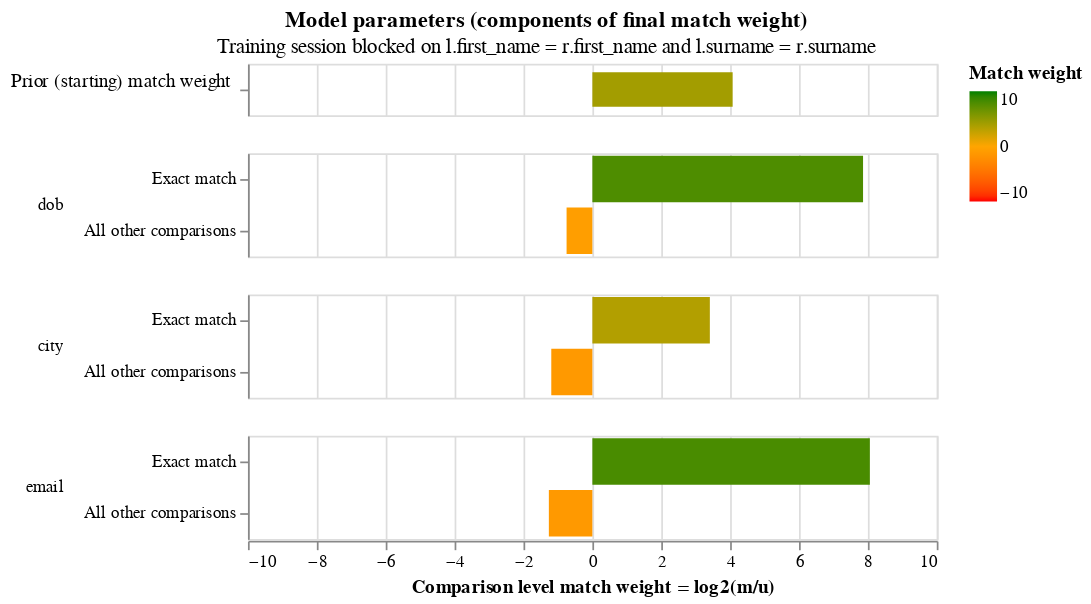

Notebook cell for this chart:
### Markdown cell above
We then use the expectation maximisation algorithm to train the `m` values.

Note that in this first EM training session we block on `first_name` and `surname`, meaning that all comparisons will have `first_name` and `surname` exactly equal.   This means that, in this training session, we cannot estimate parameter estimates for the `first_name` or `surname` columns, as seen in the log messages, and their absence from the match weights chart.

### Code cell
training_blocking_rule = "l.first_name = r.first_name and l.surname = r.surname"
training_session_names = linker.estimate_parameters_using_expectation_maximisation(training_blocking_rule)

training_session_names.match_weights_interactive_history_chart()

### Figure 1 — Vega-Lite specification as saved in the notebook (floating-point values rounded to 4 significant figures; data arrays with more than 128 entries replaced by an {"elided": "..."} marker saying what was removed)
{"config": {"view": {"width": 400, "height": 60}, "mark": {"tooltip": null}, "title": {"anchor": "middle"}, "header": {"title": null}}, "params": [{"name": "iteration_number", "value": 25, "bind": {"input": "range", "min": 0, "max": 25, "step": 1}, "description": "Filter by the interation number"}], "data": {"values": {"elided": "182 records"}}, "transform": [{"filter": "(datum.iteration == iteration_number)"}], "vconcat": [{"height": 30, "mark": {"type": "bar", "clip": true, "height": 20}, "selection": {"zoom_selector": {"type": "interval", "bind": "scales", "encodings": ["x"]}}, "transform": [{"filter": "(datum.comparison_name == 'probability_two_random_records_match')"}], "encoding": {"color": {"type": "quantitative", "field": "log2_bayes_factor", "title": "Match weight", "scale": {"range": ["red", "orange", "green"], "domain": [-10, 0, 10]}}, "tooltip": [{"type": "nominal", "field": "comparison_name", "title": "Comparison name"}, {"type": "nominal", "field": "probability_two_random_records_match", "format": ".4f", "title": "Probability two random records match"}, {"type": "quantitative", "field": "log2_bayes_factor", "title": "Equivalent match weight", "format": ",.4f"}, {"type": "nominal", "field": "bayes_factor_description", "title": "Match weight description"}], "x": {"type": "quantitative", "axis": {"labels": false, "domain": false, "title": "", "ticks": false}, "field": "log2_bayes_factor", "scale": {"domain": [-10, 10]}}, "y": {"type": "nominal", "field": "label_for_charts", "axis": {"title": "Prior (starting) match weight", "titleAngle": 0, "titleAlign": "right", "titleFontWeight": "normal"}, "sort": {"field": "comparison_vector_value", "order": "descending"}}}}, {"mark": {"type": "bar", "clip": true}, "selection": {"zoom_selector": {"type": "interval", "bind": "scales", "encodings": ["x"]}}, "transform": [{"filter": "(datum.comparison_name != 'probability_two_random_records_match')"}], "encoding": {"color": {"type": "quantitative", "field": "log2_bayes_factor", "title": "Match weight", "scale": {"range": ["red", "orange", "green"], "domain": [-10, 0, 10]}}, "row": {"type": "nominal", "field": "comparison_name", "sort": {"field": "comparison_sort_order"}, "header": {"labelAngle": 0, "labelAnchor": "middle", "labelAlign": "left"}}, "tooltip": [{"type": "nominal", "field": "comparison_name", "title": "Comparison name"}, {"type": "ordinal", "field": "label_for_charts", "title": "Label"}, {"type": "nominal", "field": "sql_condition", "title": "SQL condition"}, {"type": "quantitative", "field": "m_probability", "format": ".4f", "title": "M probability"}, {"type": "quantitative", "field": "u_probability", "format": ".4f", "title": "U probability"}, {"type": "quantitative", "field": "bayes_factor", "title": "Bayes factor = m/u", "format": ",.4f"}, {"type": "quantitative", "field": "log2_bayes_factor", "title": "Match weight = log2(m/u)", "format": ",.4f"}, {"type": "nominal", "field": "bayes_factor_description", "title": "Match weight description"}], "x": {"type": "quantitative", "axis": {"title": "Comparison level match weight = log2(m/u)"}, "field": "log2_bayes_factor", "scale": {"domain": [-10, 10]}}, "y": {"type": "nominal", "field": "label_for_charts", "axis": {"title": null}, "sort": {"field": "comparison_vector_value", "order": "descending"}}}, "resolve": {"axis": {"y": "independent"}, "scale": {"y": "independent"}}}], "selection": {"zoom_selector": {"type": "interval", "bind": "scales", "encodings": ["x"]}}, "resolve": {"axis": {"y": "independent"}, "scale": {"y": "independent"}}, "title": {"text": "Model parameters (components of final match weight)", "subtitle": "Training session blocked on l.first_name = r.first_name and l.surname = r.surname"}, "$schema": "https://vega.github.io/schema/vega-lite/v5.2.json"}
